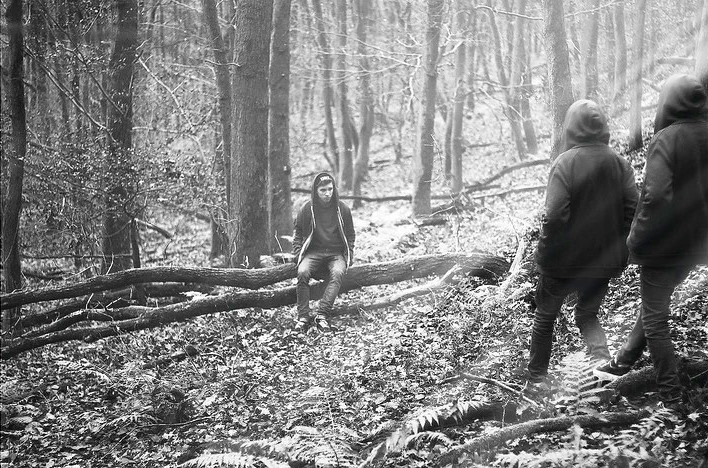
#> input picture 2023.09.04/forest.jpg, 708 x 468 px, found by its file name
$ python 'image degradation.py'
#> lines starting #> are read from the running program, lines starting #| are printed output that depends on the picture
import cv2
import numpy as np
import matplotlib.pyplot as plt

def apply_arithmetic_mean_filter_manual(image, kernel_size):
    # Get image dimensions
    rows, cols = image.shape

    # Create an output image to store the filtered result
    filtered_image = np.zeros_like(image, dtype=np.float32)

    # Define half of the kernel size
    half_kernel = kernel_size // 2

    # Iterate over each pixel in the image
    for i in range(half_kernel, rows - half_kernel):
        for j in range(half_kernel, cols - half_kernel):
            # Extract the neighborhood
            neighborhood = image[i - half_kernel:i + half_kernel + 1, j - half_kernel:j + half_kernel + 1]

            # Calculate the average and assign it to the corresponding pixel in the output image
            filtered_image[i, j] = np.mean(neighborhood)

    return filtered_image.astype(np.uint8)

# Load an image using OpenCV
img = cv2.imread('forest.jpg', cv2.IMREAD_GRAYSCALE)
#> img: shape (468, 708); min 0, max 255, mean 131.5

# Check if the image was loaded successfully
if img is None:
    print("Error: Unable to load the image. Please check the file path.")
    exit()

# Set the initial and maximum kernel size for degradation
initial_kernel_size = 3
max_kernel_size = 15

# Display the original image
plt.subplot(1, 5, 1)
plt.imshow(img, cmap='gray')
plt.title('Original Image')

# Display three intermediate degradation steps
degradation_steps = [5, 9, 13]  # Adjust as needed

for step, kernel_size in enumerate(degradation_steps, start=2):
    # Apply arithmetic mean filter without inbuilt function
    degraded_img = apply_arithmetic_mean_filter_manual(img.copy(), kernel_size)

    # Display the degraded image
    plt.subplot(1, 5, step)
    plt.imshow(degraded_img, cmap='gray')
    plt.title(f'Degraded (Kernel {kernel_size})')
#> this loop made 3 passes
#> pass 1, `degraded_img = apply_arithmetic_mean_filter_manual(img.copy(), kernel_..`:
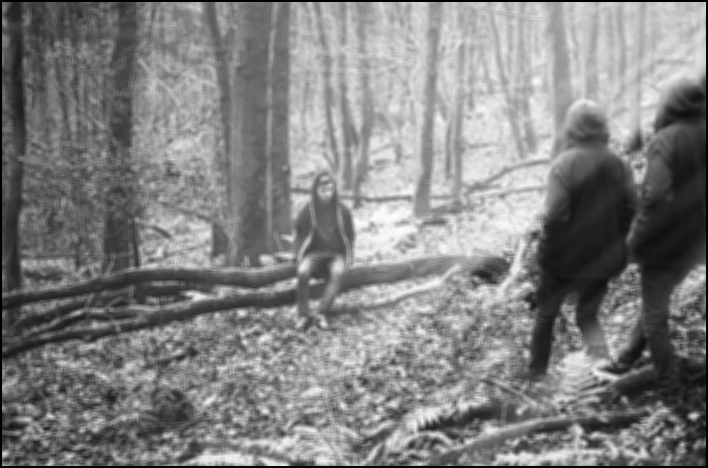
#> degraded_img: shape (468, 708); min 0, max 252, mean 129.3
#> pass 2, `degraded_img = apply_arithmetic_mean_filter_manual(img.copy(), kernel_..`:
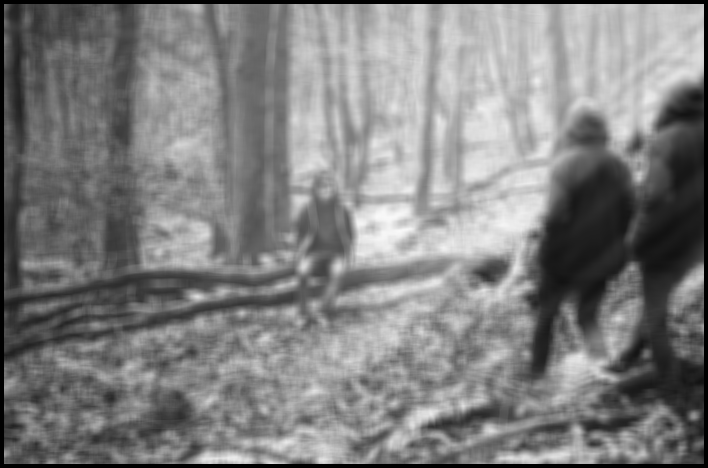
#> degraded_img: shape (468, 708); min 0, max 249, mean 127.7
#> pass 3, `degraded_img = apply_arithmetic_mean_filter_manual(img.copy(), kernel_..`:
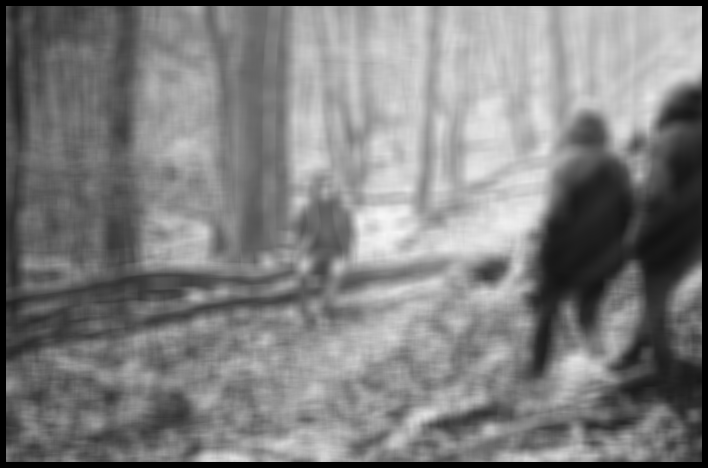
#> degraded_img: shape (468, 708); min 0, max 246, mean 126

plt.show()
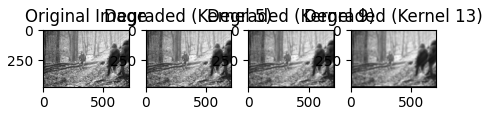
#> figure drawn by matplotlib, 4 panels
